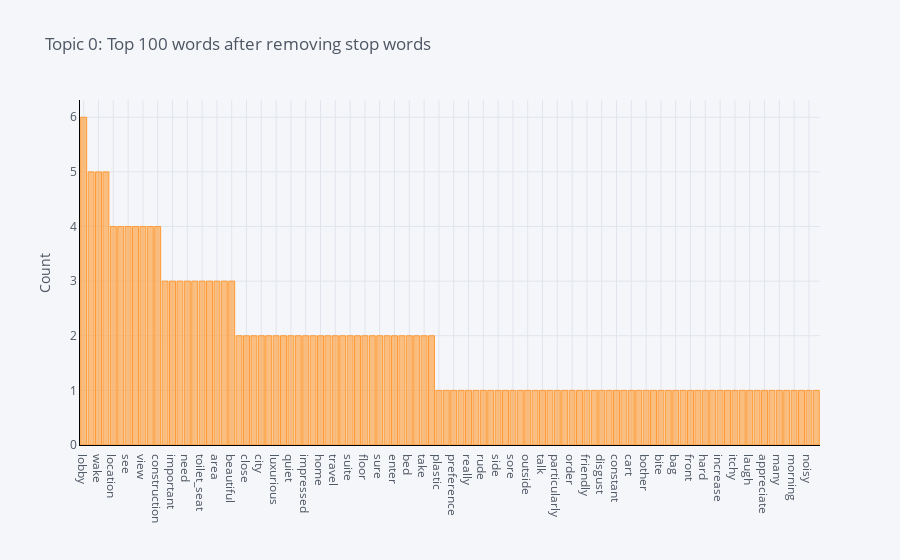

The notebook cell saved with this chart:
### Markdown cell above
<a id = "1.0"></a>
<p style="font-size:20px;color:#34656d;font-family:'Comic Sans MS';text-align:left;border-radius:5px;">
<strong>Visualización</strong></p>

### Code cell
plot_model(model=lda, plot='frequency')

### Figure 1 — Plotly figure (JSON) as saved in the notebook; plotly's stock layout.template omitted (floating-point values rounded to 4 significant figures)
{"data": [{"marker": {"color": "rgba(255, 153, 51, 0.6)", "line": {"color": "rgba(255, 153, 51, 1.0)", "width": 1}}, "name": "count", "orientation": "v", "text": "", "type": "bar", "x": ["lobby", "arrive", "wake", "tell", "location", "check", "see", "ground", "view", "night", "construction", "rather", "important", "game", "need", "drive", "toilet_seat", "breakfast", "area", "want", "beautiful", "pebble", "close", "red", "city", "late", "luxurious", "available", "quiet", "middle", "impressed", "away", "home", "special", "travel", "window", "suite", "time", "floor", "find", "sure", "exquisite", "enter", "econolodge", "bed", "number", "take", "follow", "plastic", "people", "preference", "american", "really", "renovation", "rude", "seem", "side", "soft", "sore", "super", "outside", "surrounding", "talk", "try", "particularly", "litter", "order", "child", "friendly", "filthy", "disgust", "day", "constant", "confusing", "cart", "omelette", "bother", "body", "bite", "believe", "bag", "back", "front", "hammer", "hard", "improvement", "increase", "initially", "itchy", "jack", "laugh", "lift", "appreciate", "luggage", "many", "mattress", "morning", "next", "noisy", "yummy"], "y": [6, 5, 5, 5, 4, 4, 4, 4, 4, 4, 4, 3, 3, 3, 3, 3, 3, 3, 3, 3, 3, 2, 2, 2, 2, 2, 2, 2, 2, 2, 2, 2, 2, 2, 2, 2, 2, 2, 2, 2, 2, 2, 2, 2, 2, 2, 2, 2, 1, 1, 1, 1, 1, 1, 1, 1, 1, 1, 1, 1, 1, 1, 1, 1, 1, 1, 1, 1, 1, 1, 1, 1, 1, 1, 1, 1, 1, 1, 1, 1, 1, 1, 1, 1, 1, 1, 1, 1, 1, 1, 1, 1, 1, 1, 1, 1, 1, 1, 1, 1]}], "layout": {"legend": {"bgcolor": "#F5F6F9", "font": {"color": "#4D5663"}}, "paper_bgcolor": "#F5F6F9", "plot_bgcolor": "#F5F6F9", "title": {"font": {"color": "#4D5663"}, "text": "Topic 0: Top 100 words after removing stop words"}, "xaxis": {"gridcolor": "#E1E5ED", "linecolor": "black", "showgrid": true, "tickfont": {"color": "#4D5663"}, "title": {"font": {"color": "#4D5663"}, "text": ""}, "zerolinecolor": "#E1E5ED"}, "yaxis": {"gridcolor": "#E1E5ED", "linecolor": "black", "showgrid": true, "tickfont": {"color": "#4D5663"}, "title": {"font": {"color": "#4D5663"}, "text": "Count"}, "zerolinecolor": "#E1E5ED"}}}
